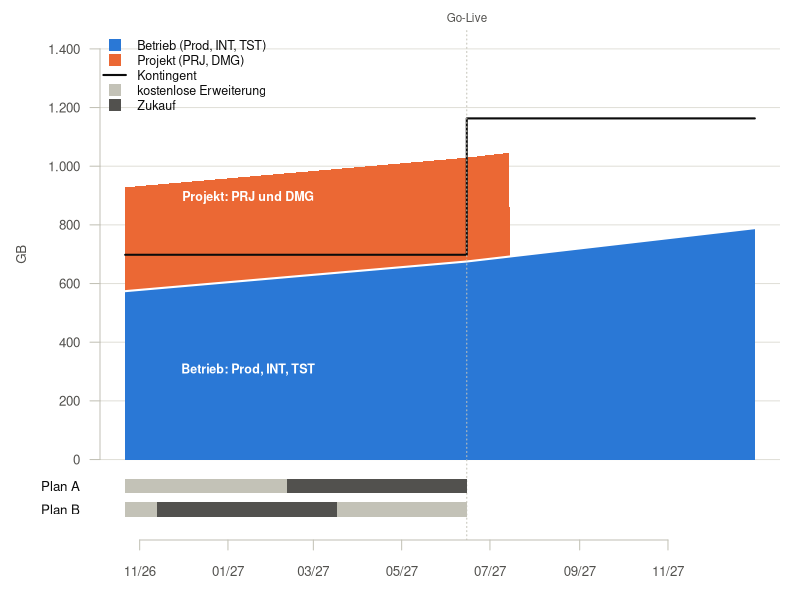

Write the R code that produced this figure.
## ---- chunk 1
knitr::opts_chunk$set(echo = FALSE, message = FALSE, warning = FALSE)

# Zahlen und Daten im deutschen Format
zahl  <- function(x, stellen = 0) formatC(x, format = "f", digits = stellen, big.mark = ".", decimal.mark = ",")
datum <- function(d) format(d, "%d.%m.%Y")
euro  <- function(x) paste(zahl(round(x, -2)), "€")

# Alle Annahmen an einer Stelle; neue Werte hier eintragen und neu erzeugen
ann <- list(
  stichtag       = as.Date("2026-10-22"),  # DMG heute bereitgestellt
  fenster1_ende  = as.Date("2026-11-12"),  # laufende kostenlose Erweiterung
  go_live        = as.Date("2027-06-15"),
  loeschung      = as.Date("2027-07-15"),  # DMG und (voraussichtlich) PRJ, einen Monat nach dem Go-Live
  ende           = as.Date("2030-12-31"),
  fenster_tage   = 45,
  kontingent_gb  = 698,
  erweiterung_gb = 698 * 2 / 3,            # Admin Center zeigt eher das Doppelte; reicht so oder so
  lizenz_gb      = 465,
  preis_gb       = 30,                     # € je GB und Monat
  puffer         = 0.10,
  prod_gb        = 212,
  test_gb        = 177,                    # vereinbarter Planwert je Testumgebung (INT, TST, PRJ, DMG)
  tst_heute_gb   = 70,                     # TST heute; nur für die Vergleichsrechnung
  sonstige_gb    = 603 - (212 + 136 + 70 + 177),  # Admin Center 603 GB vor der DMG
  wachstum_vor   = 3,                      # GB je Woche (Prod) bis zum Go-Live
  wachstum_nach  = 4                       # GB je Woche (Prod) danach
)
# Stand heute laut Admin Center, dazu die neue DMG
ist_heute <- c(Prod = 212, INT = 136, TST = 70, PRJ = 177, DMG = 177, Sonstiges = ann$sonstige_gb)

tage         <- seq(ann$stichtag, ann$ende, by = "day")
nach_go_live <- tage >= ann$go_live
projekt_da   <- tage < ann$loeschung

prod <- ann$prod_gb +
  ann$wachstum_vor  * as.numeric(pmin(tage, ann$go_live) - ann$stichtag) / 7 +
  ann$wachstum_nach * as.numeric(pmax(tage, ann$go_live) - ann$go_live) / 7
kontingent <- ann$kontingent_gb + nach_go_live * ann$lizenz_gb

ueberbrueckung_von <- ann$fenster1_ende + 1
zu_decken          <- tage >= ueberbrueckung_von & !nach_go_live
fenster_zeit       <- 2 * ann$fenster_tage
zeitraum           <- function(von, anzahl) tage >= von & tage < von + anzahl

plaene <- list(
  A    = zeitraum(ueberbrueckung_von, fenster_zeit),
  B    = zeitraum(ann$go_live - fenster_zeit, fenster_zeit),
  ohne = rep(FALSE, length(tage))
)

# Belegung und Zukauf für eine Größe von TST; INT, PRJ und DMG haben den Planwert
rechnung <- function(tst_gb) {
  betrieb   <- prod + ann$test_gb + tst_gb + ann$sonstige_gb  # Prod, INT, TST, Sonstiges
  projekt   <- projekt_da * 2 * ann$test_gb                    # PRJ und DMG
  verbrauch <- betrieb + projekt

  kauf_maske <- function(fenster) {
    zu_decken & verbrauch > kontingent + fenster * ann$erweiterung_gb
  }

  # Kauf in 30-Tage-Blöcken: je Block die größte Fehlmenge plus Puffer, auf 10 GB aufgerundet;
  # ein kürzerer letzter Block wird anteilig berechnet
  kaufplan <- function(fenster) {
    bedarf <- pmax(0, verbrauch - kontingent - fenster * ann$erweiterung_gb)
    offen  <- kauf_maske(fenster)
    if (!any(offen)) {
      return(data.frame(von = as.Date(character()), bis = as.Date(character()),
                        tage = numeric(), menge = numeric(), kosten = numeric()))
    }
    t_offen <- tage[offen]
    lauf    <- cumsum(c(1, diff(as.numeric(t_offen)) > 1))
    beginn  <- ave(as.numeric(t_offen), lauf, FUN = min)
    block   <- interaction(lauf, (as.numeric(t_offen) - beginn) %/% 30, drop = TRUE, lex.order = TRUE)
    zeilen  <- lapply(split(seq_along(t_offen), block), function(i) {
      menge <- ceiling(max(bedarf[offen][i]) * (1 + ann$puffer) / 10) * 10
      data.frame(von = min(t_offen[i]), bis = max(t_offen[i]), tage = length(i),
                 menge = menge, kosten = menge * ann$preis_gb * min(length(i), 30) / 30)
    })
    ergebnis <- do.call(rbind, zeilen)
    ergebnis[order(ergebnis$von), ]
  }

  kauf <- lapply(plaene, kaufplan)
  list(betrieb = betrieb, projekt = projekt, verbrauch = verbrauch,
       fehl = pmax(0, verbrauch - kontingent), kauf_maske = kauf_maske,
       kauf = kauf, kosten = sapply(kauf, function(k) sum(k$kosten)))
}
plan_wert <- rechnung(ann$test_gb)       # Planwert: alle Testumgebungen 177 GB
vergleich <- rechnung(ann$tst_heute_gb)  # Vergleich: TST bleibt bei 70 GB

betrieb    <- plan_wert$betrieb
projekt    <- plan_wert$projekt
verbrauch  <- plan_wert$verbrauch
fehl       <- plan_wert$fehl
kauf_maske <- plan_wert$kauf_maske
kauf       <- plan_wert$kauf
kosten     <- plan_wert$kosten

wert_am <- function(werte, d) werte[tage == d]
fehl_ist_heute   <- sum(ist_heute) - ann$kontingent_gb
ohne_projekt_max <- max(betrieb[!nach_go_live])
fehl_heute  <- wert_am(fehl, ann$stichtag)
fehl_spitze <- wert_am(fehl, ann$go_live - 1)
tage_zu_decken <- sum(zu_decken)
tage_kauf      <- sapply(plaene, function(f) sum(kauf_maske(f)))
zeitraum_text  <- function(maske) paste(datum(min(tage[maske])), "bis", datum(max(tage[maske])))

reserve_loeschung <- wert_am(kontingent - verbrauch, ann$loeschung)
erschoepft <- function(k) {
  b <- tage >= ann$loeschung & verbrauch > k
  if (any(b)) format(min(tage[b]), "%m/%Y") else paste("nach", format(ann$ende, "%Y"))
}
kontingent_tm <- kontingent - nach_go_live * 115  # Techniker mit Team Member statt Activity
fehl_go_live_bis_loeschung <- max(fehl[nach_go_live & projekt_da])
## ---- chunk 2
stand <- function(d) {
  i <- which(tage == d)
  c(prod[i], ann$test_gb, ann$test_gb, projekt_da[i] * ann$test_gb, projekt_da[i] * ann$test_gb, ann$sonstige_gb)
}
spalte <- function(werte, grenze) {
  summe <- sum(werte)
  c(zahl(werte), paste0("**", zahl(summe), "**"), zahl(grenze), paste0("**", zahl(grenze - summe), "**"))
}
stichtage <- list(ann$stichtag, ann$go_live - 1, ann$loeschung)
plan      <- lapply(stichtage, function(d) spalte(stand(d), wert_am(kontingent, d)))

knitr::kable(data.frame(
  Umgebung = c("Prod", "INT", "TST", "PRJ", "DMG", "Sonstiges", "**Summe**", "Kontingent", "**Fehlt (–) / frei (+)**"),
  "Wofür" = c(
    "Produktivsystem",
    "Test jeder Änderung vor Prod",
    "Reserve-Testsystem, falls INT belegt ist",
    "Projektumgebung (besteht schon länger)",
    paste0("Datenübernahme (neu seit ", datum(ann$stichtag), ")"),
    "laut Admin Center",
    "", "", ""
  ),
  "Ist heute" = spalte(ist_heute, ann$kontingent_gb),
  "Planwert ab heute" = plan[[1]],
  "Kurz vor dem Go-Live" = plan[[2]],
  "Nach der Löschung" = plan[[3]],
  check.names = FALSE
), align = c("l", "l", "r", "r", "r", "r"),
caption = paste0("Belegung in GB: heute laut Admin Center; mit dem Planwert von ", zahl(ann$test_gb), " GB je Testumgebung ab heute (", datum(ann$stichtag), "), am Tag vor dem Go-Live (", datum(ann$go_live - 1), ") und nach der Löschung von PRJ und DMG (", datum(ann$loeschung), ")"))
## ---- chunk 3
farben <- c(betrieb = "#2a78d6", projekt = "#eb6834")
tinte  <- c(primaer = "#0b0b0b", sekundaer = "#52514e", raster = "#e1e0d9", achse = "#c3c2b7")
grau   <- c(erweiterung = "#c3c2b7", kauf = "#52514e")

sicht <- tage <= as.Date("2027-12-31")
x <- tage[sicht]; b <- betrieb[sicht]; p <- projekt[sicht]; k <- kontingent[sicht]
y_max    <- ceiling(max(b + p, k) / 200) * 200 + 200  # Platz für die Legende
y_marken <- seq(0, y_max, by = 200)
streifen_y <- c(A = -90, B = -170)

par(mar = c(3, 5, 1.5, 1), las = 1)
plot(x, b + p, type = "n", ylim = c(-210, y_max), axes = FALSE, xlab = "", ylab = "")
abline(h = y_marken, col = tinte["raster"])
polygon(c(x, rev(x)), c(rep(0, length(x)), rev(b)), col = farben["betrieb"], border = NA)
polygon(c(x, rev(x)), c(b, rev(b + p)), col = farben["projekt"], border = NA)
lines(x, b, col = "white", lwd = 2)
lines(x, k, type = "s", lwd = 2, col = tinte["primaer"])
abline(v = as.numeric(ann$go_live), col = tinte["achse"], lty = 3)
mtext("Go-Live", side = 3, at = as.numeric(ann$go_live), line = 0.2, cex = 0.7, col = tinte["sekundaer"])

mitte <- as.Date("2027-01-15")
text(mitte, wert_am(betrieb, mitte) / 2, "Betrieb: Prod, INT, TST", col = "white", font = 2, cex = 0.75)
text(mitte, wert_am(betrieb, mitte) + 0.8 * 2 * ann$test_gb, "Projekt: PRJ und DMG", col = "white", font = 2, cex = 0.75)

axis(2, at = y_marken, labels = zahl(y_marken), col = tinte["achse"], col.axis = tinte["sekundaer"], cex.axis = 0.8)
axis(2, at = streifen_y, labels = c("Plan A", "Plan B"), tick = FALSE, col.axis = tinte["primaer"], cex.axis = 0.8)
mtext("GB", side = 2, at = y_max / 2, line = 3.5, las = 0, cex = 0.8, col = tinte["sekundaer"])
axis.Date(1, at = seq(as.Date("2026-11-01"), as.Date("2027-12-01"), by = "2 months"), format = "%m/%y",
          col = tinte["achse"], col.axis = tinte["sekundaer"], cex.axis = 0.8)

streifen <- function(maske, y, farbe) {
  r <- rle(maske[sicht])
  bis <- cumsum(r$lengths)
  von <- bis - r$lengths + 1
  for (i in which(r$values)) rect(x[von[i]], y - 25, x[bis[i]] + 1, y + 25, col = farbe, border = NA)
}
laufend <- tage <= ann$fenster1_ende
for (plan in c("A", "B")) {
  streifen(laufend | plaene[[plan]], streifen_y[[plan]], grau["erweiterung"])
  streifen(kauf_maske(plaene[[plan]]), streifen_y[[plan]], grau["kauf"])
}

legend("topleft",
  legend = c("Betrieb (Prod, INT, TST)", "Projekt (PRJ, DMG)", "Kontingent", "kostenlose Erweiterung", "Zukauf"),
  col = c(farben, tinte["primaer"], grau),
  lty = c(NA, NA, 1, NA, NA), lwd = c(NA, NA, 2, NA, NA), pch = c(15, 15, NA, 15, 15), pt.cex = 1.6,
  bty = "n", cex = 0.75, text.col = tinte["primaer"])
## ---- chunk 4
zeile <- function(name, fenster) {
  kp <- kauf[[name]]
  c(
    Erweiterungen = if (any(fenster)) zeitraum_text(fenster) else "keine",
    Zukauf        = if (nrow(kp)) zeitraum_text(kauf_maske(fenster)) else "keiner",
    "Tage mit Zukauf" = zahl(tage_kauf[[name]]),
    "Größte Menge (GB)" = if (nrow(kp)) zahl(max(kp$menge)) else "0",
    Kosten        = euro(kosten[[name]])
  )
}
tabelle <- rbind(
  "Plan A: Erweiterungen sofort"            = zeile("A", plaene$A),
  "Plan B: Erweiterungen vor dem Go-Live"   = zeile("B", plaene$B),
  "Zum Vergleich: ohne die zwei Erweiterungen" = zeile("ohne", plaene$ohne)
)
knitr::kable(data.frame(Plan = rownames(tabelle), tabelle, check.names = FALSE, row.names = NULL),
  align = c("l", "l", "l", "r", "r", "r"),
  caption = paste0("Kosten bis zum Go-Live, mit ", zahl(100 * ann$puffer), " % Puffer"))
## ---- chunk 5
auswahl <- c("A", "B", "ohne")
knitr::kable(data.frame(
  Plan = c("Plan A: Erweiterungen sofort", "Plan B: Erweiterungen vor dem Go-Live", "Ohne die zwei Erweiterungen"),
  "Planwert: alle Testumgebungen 177 GB" = euro(plan_wert$kosten[auswahl]),
  "Heutiger Stand: TST bleibt bei 70 GB" = euro(vergleich$kosten[auswahl]),
  check.names = FALSE
), align = c("l", "r", "r"),
caption = paste0("Kosten mit ", zahl(100 * ann$puffer), " % Puffer: Planwert gegen heutigen Stand von TST"))
## ---- chunk 6
monate <- do.call(rbind, lapply(c("A", "B"), function(plan) {
  kp <- kauf[[plan]]
  data.frame(
    Plan = paste("Plan", plan),
    Zeitraum = paste(datum(kp$von), "bis", datum(kp$bis)),
    "Menge (GB)" = zahl(kp$menge),
    Kosten = euro(kp$kosten),
    check.names = FALSE
  )
}))
knitr::kable(monate, align = c("l", "l", "r", "r"),
  caption = paste0("Zukauf je Monat: größte Fehlmenge im Zeitraum plus ", zahl(100 * ann$puffer), " % Puffer, auf 10 GB aufgerundet; ein kürzerer letzter Zeitraum anteilig"))
## ---- chunk 7
monatskosten <- function(gb) ceiling(gb * (1 + ann$puffer) / 10) * 10 * ann$preis_gb
knitr::kable(data.frame(
  Risiko = c(
    "Der Go-Live verschiebt sich",
    "Eine Testumgebung wird größer als 177 GB, z. B. die DMG ab der zweiten Datenübernahme mit rund 200 GB",
    "Wir sind über dem Kontingent, ohne Erweiterung oder Zukauf"
  ),
  Wirkung = c(
    "Keine Erweiterung ist mehr frei, und die neuen Lizenzen kommen erst mit dem Go-Live. Alternative: die Lizenzen zum geplanten Termin aktivieren; sie bringen 465 GB, kosten aber selbst rund 20.300 € im Monat.",
    "Rund 23 GB mehr je betroffener Umgebung in jedem Monat mit Zukauf.",
    "Microsoft kann Vorgänge wie das Kopieren von Umgebungen sperren (genauer Umfang bei Microsoft zu bestätigen). Den Zukauf daher rechtzeitig vor dem Ende jeder Erweiterung auslösen."
  ),
  "Mehrkosten" = c(
    paste("rund", euro(monatskosten(fehl_spitze)), "je Monat"),
    paste("rund", euro(monatskosten(23)), "je Monat und Umgebung"),
    "–"
  ),
  check.names = FALSE
), align = c("l", "l", "r"), caption = "Risiken und was sie kosten")
